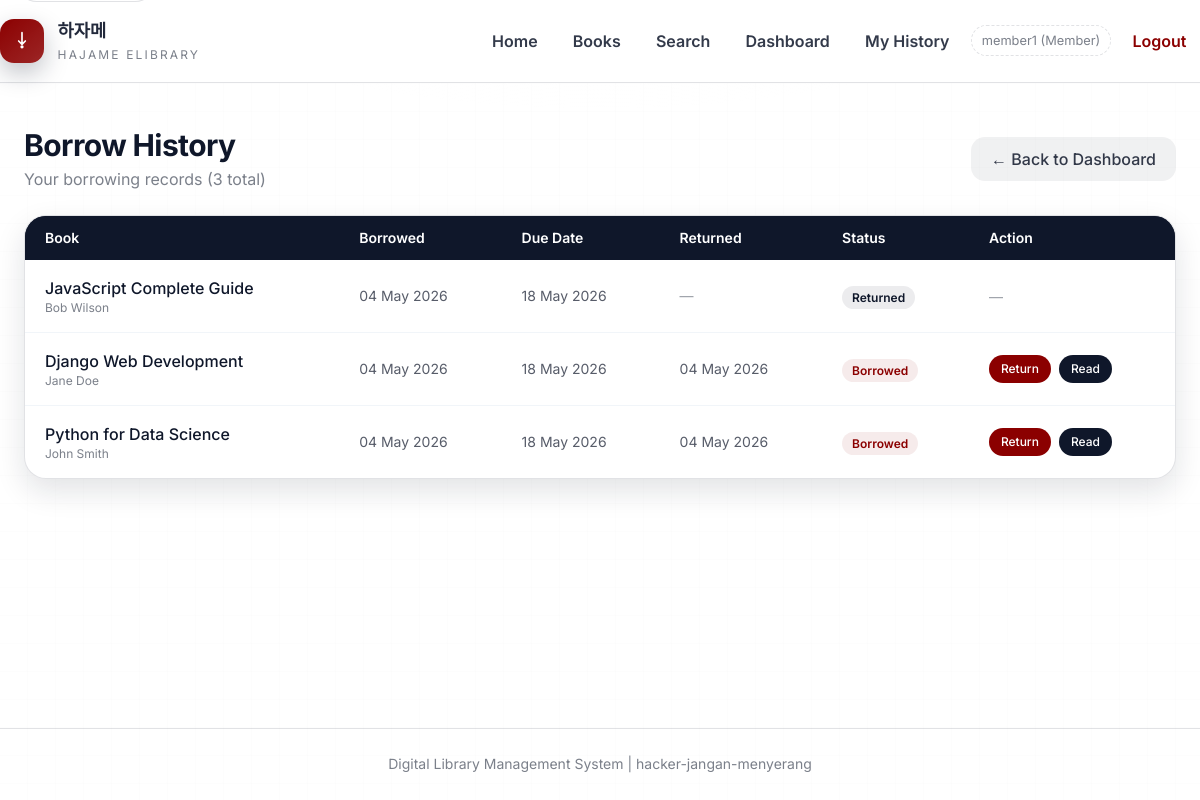
The app's page /member/history/ (signed in) with its own data.
### main/models.py (models this page shows, shortened)
class User(AbstractUser):
    class Role(models.TextChoices):
        MEMBER = 'member', 'Member'
        LIBRARIAN = 'librarian', 'Librarian'
        ADMIN = 'admin', 'Admin'
    role = models.CharField(
        max_length=20,
        choices=Role.choices,
        default=Role.MEMBER
    )
    employee_id = models.CharField(
        max_length=50,
        blank=True,
        null=True,
        help_text="Employee ID for Librarian role"
    )
    membership_number = models.CharField(
        max_length=50,
        blank=True,
        null=True,
        help_text="Membership number for Member role"
    )
    class Meta:
        db_table = 'users'

class BorrowTransaction(models.Model):
    class Status(models.TextChoices):
        BORROWED = 'borrowed', 'Borrowed'
        RETURNED = 'returned', 'Returned'
    book = models.ForeignKey(
        Book,
        on_delete=models.CASCADE,
        related_name='transactions'
    )
    borrower = models.ForeignKey(
        User,
        on_delete=models.CASCADE,
        related_name='borrow_transactions'
    )
    employee_id = models.CharField(
        max_length=50,
        blank=True,
        null=True,
        help_text="Employee ID of librarian who processed the transaction"
    )
    membership_number = models.CharField(
        max_length=50,
        blank=True,
        null=True,
        help_text="Membership number of member"
    )
    borrow_date = models.DateTimeField(auto_now_add=True)
    due_date = models.DateTimeField()
    return_date = models.DateTimeField(null=True, blank=True)
    status = models.CharField(
        max_length=20,
        choices=Status.choices,
        default=Status.BORROWED
    )
    class Meta:
        db_table = 'borrow_transactions'

class Book(models.Model):
    class Status(models.TextChoices):
        AVAILABLE = 'available', 'Available'
        NOT_AVAILABLE = 'not_available', 'Not Available'
    title = models.CharField(max_length=255)
    author = models.CharField(max_length=255)
    isbn = models.CharField(
        max_length=20,
        validators=[RegexValidator(
            regex=r'^[0-9\-]+$',
            message='ISBN can only contain numbers and hyphens'
        )]
    )
    description = models.TextField(blank=True)
    status = models.CharField(
        max_length=20,
        choices=Status.choices,
        default=Status.AVAILABLE
    )
    ebook_file = models.FileField(
        upload_to='ebooks/',
        blank=True,
        null=True
    )
    category = models.ForeignKey(
        Category,
        on_delete=models.SET_NULL,
        null=True,
        related_name='books'
    )
    is_deleted = models.BooleanField(default=False)
    created_by = models.ForeignKey(
        User,
        on_delete=models.SET_NULL,
        null=True,
        related_name='books_created'
    )
    created_at = models.DateTimeField(auto_now_add=True)
    updated_at = models.DateTimeField(auto_now=True)
    class Meta:
        db_table = 'books'

### main/member_views.py (the view)
# urls.py: path('member/history/', member_views.borrow_history, name='borrow_history'),
@role_required('member')
@require_http_methods(["GET"])
def borrow_history(request):
    transactions = BorrowTransaction.objects.filter(
        borrower=request.user  # Ownership check — prevents IDOR
    ).select_related('book', 'book__category').order_by('-borrow_date')
    return render(request, 'main/borrow_history.html', {
        'transactions': transactions,
    })

### main/templates/main/borrow_history.html (shortened to what this page needs)
{% extends 'main/base.html' %}
{% block content %}
<div class="space-y-6">
    <div class="flex items-center justify-between">
        <div>
            <h2 class="text-3xl font-bold text-slate-900">Borrow History</h2>
            <p class="text-slate-500 mt-1">Your borrowing records ({{ transactions|length }} total)</p>
        </div>
        <a href="{% url 'main:member_dashboard' %}"
           class="px-5 py-2.5 bg-slate-200 text-slate-700 font-medium rounded-lg hover:bg-slate-300 transition-colors">
            ← Back to Dashboard
        </a>
    </div>
    {% if transactions %}
        <div class="bg-white rounded-2xl border border-slate-200 shadow-sm overflow-hidden">
            <div class="overflow-x-auto">
                <table class="w-full" id="history-table">
                    <thead>
                        <tr class="bg-slate-900 text-white">
                            <th class="px-5 py-3 text-left text-sm font-semibold">Book</th>
                            <th class="px-5 py-3 text-left text-sm font-semibold">Borrowed</th>
                            <th class="px-5 py-3 text-left text-sm font-semibold">Due Date</th>
                            <th class="px-5 py-3 text-left text-sm font-semibold">Returned</th>
                            <th class="px-5 py-3 text-left text-sm font-semibold">Status</th>
                            <th class="px-5 py-3 text-left text-sm font-semibold">Action</th>
                        </tr>
                    </thead>
                    <tbody class="divide-y divide-slate-100">
                        {% for tx in transactions %}
                            <tr class="hover:bg-slate-50 transition-colors" id="tx-row-{{ tx.id }}">
                                <td class="px-5 py-4">
                                    <div class="font-medium text-slate-900">{{ tx.book.title }}</div>
                                    <div class="text-xs text-slate-500">{{ tx.book.author }}</div>
                                </td>
                                <td class="px-5 py-4 text-sm text-slate-600">
                                    {{ tx.borrow_date|date:"d M Y" }}
                                </td>
                                <td class="px-5 py-4 text-sm text-slate-600">
                                    {{ tx.due_date|date:"d M Y" }}
                                </td>
                                <td class="px-5 py-4 text-sm text-slate-600">
                                    {% if tx.return_date %}
                                        {{ tx.return_date|date:"d M Y" }}
                                    {% else %}
                                        <span class="text-slate-400">—</span>
                                    {% endif %}
                                </td>
                                <td class="px-5 py-4">
                                    {% if tx.status == 'borrowed' %}
                                        <span class="px-2.5 py-1 text-xs font-semibold bg-amber-100 text-amber-700 rounded-full">
                                            Borrowed
                                        </span>
                                    {% else %}
                                        <span class="px-2.5 py-1 text-xs font-semibold bg-green-100 text-green-700 rounded-full">
                                            Returned
                                        </span>
                                    {% endif %}
                                </td>
                                <td class="px-5 py-4">
                                    {% if tx.status == 'borrowed' %}
                                        <div class="flex gap-2">
                                            <a href="{% url 'main:return_book' tx.id %}"
                                                              class="px-3 py-1.5 bg-red-800 text-white text-xs font-medium rounded-lg hover:bg-red-900 transition-colors"
                                               id="return-btn-{{ tx.id }}">
                                                Return
                                            </a>
                                            <a href="{% url 'main:read_online' tx.book.id %}"
                                                              class="px-3 py-1.5 bg-slate-900 text-white text-xs font-medium rounded-lg hover:bg-slate-800 transition-colors"
                                               id="read-btn-{{ tx.id }}">
                                                Read
                                            </a>
                                        </div>
                                    {% else %}
                                        <span class="text-slate-400 text-sm">—</span>
                                    {% endif %}
                                </td>
                            </tr>
                        {% endfor %}
                    </tbody>
                </table>
            </div>
        </div>
    {% endif %}
</div>
{% endblock %}

### main/templates/main/base.html (shortened to what this page needs)
{% load static %}
<!DOCTYPE html>
<html lang="en">
<head>
    <script src="https://cdn.tailwindcss.com"></script>
    <link rel="stylesheet" href="{% static 'css/style.css' %}">
</head>
<body class="app-shell bg-white text-slate-800 min-h-screen flex flex-col">
    <header class="site-header">
        <div class="container-custom header-row">
            <a href="{% url 'main:landing' %}" class="brand-link">
                <span class="brand-mark" aria-hidden="true">
                    <svg viewBox="0 0 24 24" class="w-4 h-4 text-white" fill="none" stroke="currentColor" stroke-width="2">
                        <path d="M12 2L12 16M12 16L8 12M12 16L16 12" stroke-linecap="round" stroke-linejoin="round"></path>
                        <circle cx="12" cy="19" r="1"></circle>
                    </svg>
                </span>
                <span class="brand-text">
                    <span class="brand-title">하자메</span>
                    <span class="brand-sub">Hajame eLibrary</span>
                </span>
            </a>
            <nav class="site-nav">
                <a href="{% url 'main:landing' %}" class="nav-link">Home</a>
                <a href="{% url 'main:book_list' %}" class="nav-link">Books</a>
                <a href="{% url 'main:search_books' %}" class="nav-link">Search</a>
                {% if user.is_authenticated %}
                    {% if user.role == 'member' %}
                        <a href="{% url 'main:member_dashboard' %}" class="nav-link">Dashboard</a>
                        <a href="{% url 'main:borrow_history' %}" class="nav-link">My History</a>
                    {% elif user.role == 'librarian' %}
                        <a href="{% url 'main:librarian_dashboard' %}" class="nav-link">Dashboard</a>
                        <a href="{% url 'main:book_management_list' %}" class="nav-link">Books</a>
                        <a href="{% url 'main:category_list' %}" class="nav-link">Categories</a>
                        <a href="{% url 'main:generate_report' %}" class="nav-link">Report</a>
                    {% elif user.role == 'admin' %}
                        <a href="{% url 'main:admin_dashboard' %}" class="nav-link">Dashboard</a>
                        <a href="{% url 'main:lockout_admin' %}" class="nav-link">Admin Panel</a>
                    {% endif %}
                    <span class="nav-meta">{{ user.username }} ({{ user.get_role_display }})</span>
                    <a href="{% url 'main:logout' %}" class="nav-link nav-ghost">Logout</a>
                {% else %}
                    <a href="{% url 'main:login' %}" class="nav-cta">Login</a>
                {% endif %}
            </nav>
        </div>
    </header>
    <main id="main-content" class="site-main flex-1">
        <div class="container-custom">
            {% block content %}{% endblock %}
        </div>
    </main>
    <footer class="site-footer">
        <div class="container-custom text-center text-sm">
            <p>Digital Library Management System | hacker-jangan-menyerang</p>
        </div>
    </footer>
</body>
</html>

### records on screen
User: username "member1", role "Member"
BorrowTransaction: book "JavaScript Complete Guide", book.author "Bob Wilson", borrow_date "04 May 2026", due_date "18 May 2026", status "Returned"
BorrowTransaction: book "Django Web Development", book.author "Jane Doe", borrow_date "04 May 2026", due_date "18 May 2026", return_date "04 May 2026", status "Borrowed"
BorrowTransaction: book "Python for Data Science", book.author "John Smith", borrow_date "04 May 2026", due_date "18 May 2026", return_date "04 May 2026", status "Borrowed"

### other values on screen
{{ transactions|length }} "3"
